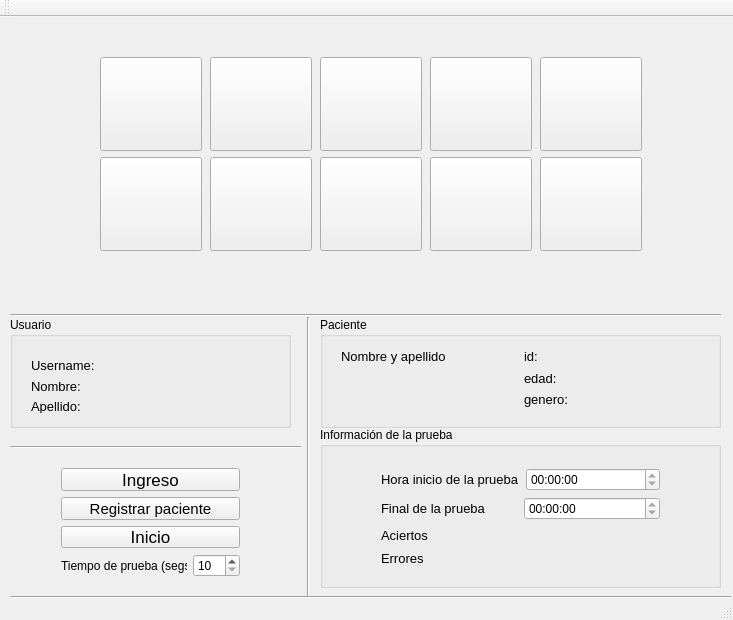
<?xml version="1.0" encoding="UTF-8"?>
<ui version="4.0">
 <class>MainWindow</class>
 <widget class="QMainWindow" name="MainWindow">
  <property name="enabled">
   <bool>true</bool>
  </property>
  <property name="geometry">
   <rect>
    <x>0</x>
    <y>0</y>
    <width>733</width>
    <height>620</height>
   </rect>
  </property>
  <property name="windowTitle">
   <string>Prueba de Agilidad</string>
  </property>
  <widget class="QWidget" name="centralWidget">
   <widget class="Line" name="line">
    <property name="geometry">
     <rect>
      <x>10</x>
      <y>290</y>
      <width>711</width>
      <height>16</height>
     </rect>
    </property>
    <property name="orientation">
     <enum>Qt::Horizontal</enum>
    </property>
   </widget>
   <widget class="Line" name="line_2">
    <property name="geometry">
     <rect>
      <x>300</x>
      <y>300</y>
      <width>16</width>
      <height>281</height>
     </rect>
    </property>
    <property name="orientation">
     <enum>Qt::Vertical</enum>
    </property>
   </widget>
   <widget class="Line" name="line_3">
    <property name="geometry">
     <rect>
      <x>10</x>
      <y>570</y>
      <width>721</width>
      <height>20</height>
     </rect>
    </property>
    <property name="orientation">
     <enum>Qt::Horizontal</enum>
    </property>
   </widget>
   <widget class="QPushButton" name="boton_1">
    <property name="geometry">
     <rect>
      <x>100</x>
      <y>40</y>
      <width>102</width>
      <height>94</height>
     </rect>
    </property>
    <property name="minimumSize">
     <size>
      <width>102</width>
      <height>94</height>
     </size>
    </property>
    <property name="text">
     <string/>
    </property>
   </widget>
   <widget class="QPushButton" name="boton_2">
    <property name="geometry">
     <rect>
      <x>210</x>
      <y>40</y>
      <width>102</width>
      <height>94</height>
     </rect>
    </property>
    <property name="minimumSize">
     <size>
      <width>102</width>
      <height>94</height>
     </size>
    </property>
    <property name="text">
     <string/>
    </property>
   </widget>
   <widget class="QPushButton" name="boton_3">
    <property name="geometry">
     <rect>
      <x>320</x>
      <y>40</y>
      <width>102</width>
      <height>94</height>
     </rect>
    </property>
    <property name="minimumSize">
     <size>
      <width>102</width>
      <height>94</height>
     </size>
    </property>
    <property name="text">
     <string/>
    </property>
   </widget>
   <widget class="QPushButton" name="boton_4">
    <property name="geometry">
     <rect>
      <x>430</x>
      <y>40</y>
      <width>102</width>
      <height>94</height>
     </rect>
    </property>
    <property name="minimumSize">
     <size>
      <width>102</width>
      <height>94</height>
     </size>
    </property>
    <property name="text">
     <string/>
    </property>
   </widget>
   <widget class="QPushButton" name="boton_5">
    <property name="geometry">
     <rect>
      <x>540</x>
      <y>40</y>
      <width>102</width>
      <height>94</height>
     </rect>
    </property>
    <property name="minimumSize">
     <size>
      <width>102</width>
      <height>94</height>
     </size>
    </property>
    <property name="text">
     <string/>
    </property>
   </widget>
   <widget class="QPushButton" name="boton_6">
    <property name="geometry">
     <rect>
      <x>100</x>
      <y>140</y>
      <width>102</width>
      <height>94</height>
     </rect>
    </property>
    <property name="minimumSize">
     <size>
      <width>102</width>
      <height>94</height>
     </size>
    </property>
    <property name="text">
     <string/>
    </property>
   </widget>
   <widget class="QPushButton" name="boton_7">
    <property name="geometry">
     <rect>
      <x>210</x>
      <y>140</y>
      <width>102</width>
      <height>94</height>
     </rect>
    </property>
    <property name="minimumSize">
     <size>
      <width>102</width>
      <height>94</height>
     </size>
    </property>
    <property name="text">
     <string/>
    </property>
   </widget>
   <widget class="QPushButton" name="boton_8">
    <property name="geometry">
     <rect>
      <x>320</x>
      <y>140</y>
      <width>102</width>
      <height>94</height>
     </rect>
    </property>
    <property name="minimumSize">
     <size>
      <width>102</width>
      <height>94</height>
     </size>
    </property>
    <property name="text">
     <string/>
    </property>
   </widget>
   <widget class="QPushButton" name="boton_9">
    <property name="geometry">
     <rect>
      <x>430</x>
      <y>140</y>
      <width>102</width>
      <height>94</height>
     </rect>
    </property>
    <property name="minimumSize">
     <size>
      <width>102</width>
      <height>94</height>
     </size>
    </property>
    <property name="text">
     <string/>
    </property>
   </widget>
   <widget class="QPushButton" name="boton_10">
    <property name="geometry">
     <rect>
      <x>540</x>
      <y>140</y>
      <width>102</width>
      <height>94</height>
     </rect>
    </property>
    <property name="minimumSize">
     <size>
      <width>102</width>
      <height>94</height>
     </size>
    </property>
    <property name="text">
     <string/>
    </property>
   </widget>
   <widget class="Line" name="line_4">
    <property name="geometry">
     <rect>
      <x>10</x>
      <y>420</y>
      <width>291</width>
      <height>20</height>
     </rect>
    </property>
    <property name="orientation">
     <enum>Qt::Horizontal</enum>
    </property>
   </widget>
   <widget class="QLabel" name="_lbl_finPrueba">
    <property name="geometry">
     <rect>
      <x>100</x>
      <y>240</y>
      <width>211</width>
      <height>17</height>
     </rect>
    </property>
    <property name="font">
     <font>
      <pointsize>13</pointsize>
     </font>
    </property>
    <property name="text">
     <string/>
    </property>
   </widget>
   <widget class="QGroupBox" name="groupBox">
    <property name="geometry">
     <rect>
      <x>320</x>
      <y>410</y>
      <width>401</width>
      <height>161</height>
     </rect>
    </property>
    <property name="title">
     <string>Información de la prueba</string>
    </property>
    <widget class="QWidget" name="layoutWidget">
     <property name="geometry">
      <rect>
       <x>50</x>
       <y>30</y>
       <width>301</width>
       <height>121</height>
      </rect>
     </property>
     <layout class="QVBoxLayout" name="verticalLayout_4">
      <item>
       <layout class="QHBoxLayout" name="horizontalLayout_3">
        <item>
         <widget class="QLabel" name="label_9">
          <property name="font">
           <font>
            <pointsize>10</pointsize>
           </font>
          </property>
          <property name="text">
           <string>Hora inicio de la prueba</string>
          </property>
         </widget>
        </item>
        <item>
         <widget class="QTimeEdit" name="hora_inicio">
          <property name="readOnly">
           <bool>true</bool>
          </property>
         </widget>
        </item>
       </layout>
      </item>
      <item>
       <layout class="QHBoxLayout" name="horizontalLayout_4">
        <item>
         <widget class="QLabel" name="label_10">
          <property name="font">
           <font>
            <pointsize>10</pointsize>
           </font>
          </property>
          <property name="text">
           <string>Final de la prueba</string>
          </property>
         </widget>
        </item>
        <item>
         <widget class="QTimeEdit" name="hora_final">
          <property name="readOnly">
           <bool>true</bool>
          </property>
         </widget>
        </item>
       </layout>
      </item>
      <item>
       <layout class="QHBoxLayout" name="horizontalLayout_6">
        <item>
         <widget class="QLabel" name="label_12">
          <property name="font">
           <font>
            <pointsize>10</pointsize>
           </font>
          </property>
          <property name="text">
           <string>Aciertos</string>
          </property>
         </widget>
        </item>
        <item>
         <widget class="QLabel" name="_lbl_aciertos">
          <property name="font">
           <font>
            <pointsize>10</pointsize>
           </font>
          </property>
          <property name="text">
           <string/>
          </property>
         </widget>
        </item>
       </layout>
      </item>
      <item>
       <layout class="QHBoxLayout" name="horizontalLayout_5">
        <item>
         <widget class="QLabel" name="label_14">
          <property name="font">
           <font>
            <pointsize>10</pointsize>
           </font>
          </property>
          <property name="text">
           <string>Errores</string>
          </property>
         </widget>
        </item>
        <item>
         <widget class="QLabel" name="_lbl_errores">
          <property name="font">
           <font>
            <pointsize>10</pointsize>
           </font>
          </property>
          <property name="text">
           <string/>
          </property>
         </widget>
        </item>
       </layout>
      </item>
     </layout>
    </widget>
   </widget>
   <widget class="QGroupBox" name="groupBox_2">
    <property name="geometry">
     <rect>
      <x>320</x>
      <y>300</y>
      <width>401</width>
      <height>111</height>
     </rect>
    </property>
    <property name="title">
     <string>Paciente</string>
    </property>
    <widget class="QWidget" name="layoutWidget">
     <property name="geometry">
      <rect>
       <x>10</x>
       <y>20</y>
       <width>381</width>
       <height>81</height>
      </rect>
     </property>
     <layout class="QGridLayout" name="gridLayout">
      <item row="0" column="1">
       <layout class="QHBoxLayout" name="horizontalLayout_11">
        <item>
         <widget class="QLabel" name="label_6">
          <property name="font">
           <font>
            <pointsize>10</pointsize>
           </font>
          </property>
          <property name="text">
           <string>id:</string>
          </property>
         </widget>
        </item>
        <item>
         <widget class="QLabel" name="_lbl_idpnt">
          <property name="font">
           <font>
            <pointsize>11</pointsize>
           </font>
          </property>
          <property name="text">
           <string/>
          </property>
         </widget>
        </item>
       </layout>
      </item>
      <item row="1" column="0">
       <layout class="QHBoxLayout" name="horizontalLayout_7">
        <item>
         <widget class="QLabel" name="_lbl_pntnombre">
          <property name="font">
           <font>
            <pointsize>11</pointsize>
           </font>
          </property>
          <property name="text">
           <string/>
          </property>
         </widget>
        </item>
       </layout>
      </item>
      <item row="1" column="1">
       <layout class="QHBoxLayout" name="horizontalLayout_10">
        <item>
         <widget class="QLabel" name="label_4">
          <property name="font">
           <font>
            <pointsize>10</pointsize>
           </font>
          </property>
          <property name="text">
           <string>edad:</string>
          </property>
         </widget>
        </item>
        <item>
         <widget class="QLabel" name="_lbl_edadpnt">
          <property name="font">
           <font>
            <pointsize>11</pointsize>
           </font>
          </property>
          <property name="text">
           <string/>
          </property>
         </widget>
        </item>
       </layout>
      </item>
      <item row="2" column="0">
       <layout class="QHBoxLayout" name="horizontalLayout_9">
        <item>
         <widget class="QLabel" name="_lbl_apellido">
          <property name="font">
           <font>
            <pointsize>11</pointsize>
           </font>
          </property>
          <property name="text">
           <string/>
          </property>
         </widget>
        </item>
       </layout>
      </item>
      <item row="2" column="1">
       <layout class="QHBoxLayout" name="horizontalLayout_12">
        <item>
         <widget class="QLabel" name="label_7">
          <property name="font">
           <font>
            <pointsize>10</pointsize>
           </font>
          </property>
          <property name="text">
           <string>genero:</string>
          </property>
         </widget>
        </item>
        <item>
         <widget class="QLabel" name="_lbl_genero">
          <property name="font">
           <font>
            <pointsize>11</pointsize>
           </font>
          </property>
          <property name="text">
           <string/>
          </property>
         </widget>
        </item>
       </layout>
      </item>
      <item row="0" column="0">
       <widget class="QLabel" name="_lbl_pntnombre_2">
        <property name="font">
         <font>
          <pointsize>10</pointsize>
         </font>
        </property>
        <property name="text">
         <string>Nombre y apellido</string>
        </property>
       </widget>
      </item>
     </layout>
    </widget>
   </widget>
   <widget class="QGroupBox" name="groupBox_3">
    <property name="geometry">
     <rect>
      <x>10</x>
      <y>300</y>
      <width>281</width>
      <height>111</height>
     </rect>
    </property>
    <property name="title">
     <string>Usuario</string>
    </property>
    <widget class="QWidget" name="layoutWidget">
     <property name="geometry">
      <rect>
       <x>10</x>
       <y>30</y>
       <width>261</width>
       <height>77</height>
      </rect>
     </property>
     <layout class="QVBoxLayout" name="verticalLayout">
      <item>
       <layout class="QHBoxLayout" name="horizontalLayout_8">
        <item>
         <widget class="QLabel" name="label">
          <property name="font">
           <font>
            <pointsize>10</pointsize>
           </font>
          </property>
          <property name="text">
           <string>Username:</string>
          </property>
         </widget>
        </item>
        <item>
         <widget class="QLabel" name="_lbl_username">
          <property name="font">
           <font>
            <pointsize>11</pointsize>
           </font>
          </property>
          <property name="text">
           <string/>
          </property>
         </widget>
        </item>
       </layout>
      </item>
      <item>
       <layout class="QHBoxLayout" name="horizontalLayout_16">
        <item>
         <widget class="QLabel" name="label_2">
          <property name="font">
           <font>
            <pointsize>10</pointsize>
           </font>
          </property>
          <property name="text">
           <string>Nombre:</string>
          </property>
         </widget>
        </item>
        <item>
         <widget class="QLabel" name="_lbl_usrnombre">
          <property name="font">
           <font>
            <pointsize>11</pointsize>
           </font>
          </property>
          <property name="text">
           <string/>
          </property>
         </widget>
        </item>
       </layout>
      </item>
      <item>
       <layout class="QHBoxLayout" name="horizontalLayout_13">
        <item>
         <widget class="QLabel" name="label_3">
          <property name="font">
           <font>
            <pointsize>10</pointsize>
           </font>
          </property>
          <property name="text">
           <string>Apellido:</string>
          </property>
         </widget>
        </item>
        <item>
         <widget class="QLabel" name="_lbl_usrapellido">
          <property name="font">
           <font>
            <pointsize>11</pointsize>
           </font>
          </property>
          <property name="text">
           <string/>
          </property>
         </widget>
        </item>
       </layout>
      </item>
     </layout>
    </widget>
   </widget>
   <widget class="QWidget" name="layoutWidget">
    <property name="geometry">
     <rect>
      <x>50</x>
      <y>440</y>
      <width>201</width>
      <height>131</height>
     </rect>
    </property>
    <layout class="QVBoxLayout" name="verticalLayout_3">
     <item>
      <layout class="QVBoxLayout" name="verticalLayout_2">
       <item>
        <widget class="QPushButton" name="cmd_ingreso">
         <property name="font">
          <font>
           <pointsize>13</pointsize>
          </font>
         </property>
         <property name="text">
          <string>Ingreso</string>
         </property>
        </widget>
       </item>
       <item>
        <widget class="QPushButton" name="RegPnt">
         <property name="font">
          <font>
           <pointsize>11</pointsize>
          </font>
         </property>
         <property name="text">
          <string>Registrar paciente</string>
         </property>
        </widget>
       </item>
       <item>
        <widget class="QPushButton" name="cmd_inicio">
         <property name="font">
          <font>
           <pointsize>13</pointsize>
          </font>
         </property>
         <property name="text">
          <string>Inicio</string>
         </property>
        </widget>
       </item>
      </layout>
     </item>
     <item>
      <layout class="QHBoxLayout" name="horizontalLayout">
       <item>
        <widget class="QLabel" name="label_8">
         <property name="font">
          <font>
           <family>Ubuntu</family>
           <pointsize>9</pointsize>
           <italic>false</italic>
          </font>
         </property>
         <property name="text">
          <string>Tiempo de prueba (segs)</string>
         </property>
        </widget>
       </item>
       <item>
        <widget class="QSpinBox" name="_tiempo_prueba">
         <property name="minimum">
          <number>10</number>
         </property>
         <property name="maximum">
          <number>600</number>
         </property>
         <property name="singleStep">
          <number>5</number>
         </property>
        </widget>
       </item>
      </layout>
     </item>
    </layout>
   </widget>
   <zorder>boton_1</zorder>
   <zorder>line</zorder>
   <zorder>line_2</zorder>
   <zorder>line_3</zorder>
   <zorder>layoutWidget</zorder>
   <zorder>boton_2</zorder>
   <zorder>boton_3</zorder>
   <zorder>boton_4</zorder>
   <zorder>boton_5</zorder>
   <zorder>boton_6</zorder>
   <zorder>boton_7</zorder>
   <zorder>boton_8</zorder>
   <zorder>boton_9</zorder>
   <zorder>boton_10</zorder>
   <zorder>line_4</zorder>
   <zorder>_lbl_finPrueba</zorder>
   <zorder>groupBox</zorder>
   <zorder>groupBox_2</zorder>
   <zorder>groupBox_3</zorder>
  </widget>
  <widget class="QMenuBar" name="menuBar">
   <property name="geometry">
    <rect>
     <x>0</x>
     <y>0</y>
     <width>733</width>
     <height>22</height>
    </rect>
   </property>
  </widget>
  <widget class="QToolBar" name="mainToolBar">
   <attribute name="toolBarArea">
    <enum>TopToolBarArea</enum>
   </attribute>
   <attribute name="toolBarBreak">
    <bool>false</bool>
   </attribute>
  </widget>
  <widget class="QStatusBar" name="statusBar"/>
 </widget>
 <layoutdefault spacing="6" margin="11"/>
 <resources/>
 <connections/>
</ui>
